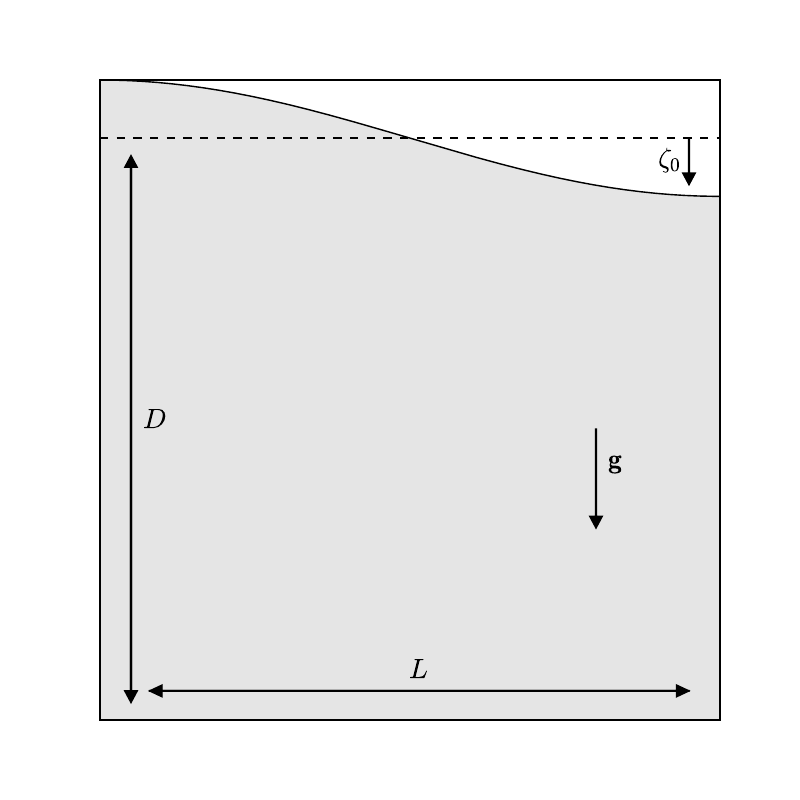

Python code for this plot:
import matplotlib.pyplot as plt
import numpy as np

fig = plt.figure( figsize=(8,8) )
ax = fig.add_subplot(111)

ax.axes.get_yaxis().set_major_formatter(plt.NullFormatter())
ax.axes.get_xaxis().set_major_formatter(plt.NullFormatter())
ax.tick_params( top='off', bottom='off', left='off', right='off')

amplitude = 0.1
x = np.linspace(0,1,1000)
surface = 1.0 + amplitude*np.cos(np.pi*x)
ref_surface = 1.0*np.ones_like(x)

#plot fluid
ax.plot(x,surface, color='k')
ax.plot(x,ref_surface, 'k--')
plt.fill_between(x, 0, surface, color='gray', alpha=0.2)


head_size = 0.02

#Draw arrow for surface perturbation
ax.arrow(0.95, 1.0, 0.0, -0.8*amplitude+head_size, head_width=head_size, head_length=head_size, fc='k', ec='k')
ax.text(0.9, .95, r'$\zeta_0$', fontsize=20)

#Draw arrow for depth
ax.arrow(0.05, 0.05, 0.0, 0.9, head_width=head_size, head_length=head_size, fc='k', ec='k')
ax.arrow(0.05, 0.95, 0.0, -0.9, head_width=head_size, head_length=head_size, fc='k', ec='k')
ax.text(0.07, .5, r'$D$', fontsize=20)

#Draw arrow for length
ax.arrow(0.08, 0.05, 0.85, 0.0, head_width=head_size, head_length=head_size, fc='k', ec='k')
ax.arrow(0.95, 0.05, -0.85, 0.0, head_width=head_size, head_length=head_size, fc='k', ec='k')
ax.text(0.5, .07, r'$L$', fontsize=20)

#Draw arrow for gravity
ax.arrow(0.8, 0.5, 0.0, -.15, head_width=head_size, head_length=head_size, fc='k', ec='k')
ax.text(0.82,0.43, r'${\bf g}$', fontsize=20)

ax.set_xlim(0,1)
ax.set_ylim(0,1.0 + amplitude)

#plt.show()
plt.savefig("benchmark_setup.pdf")
